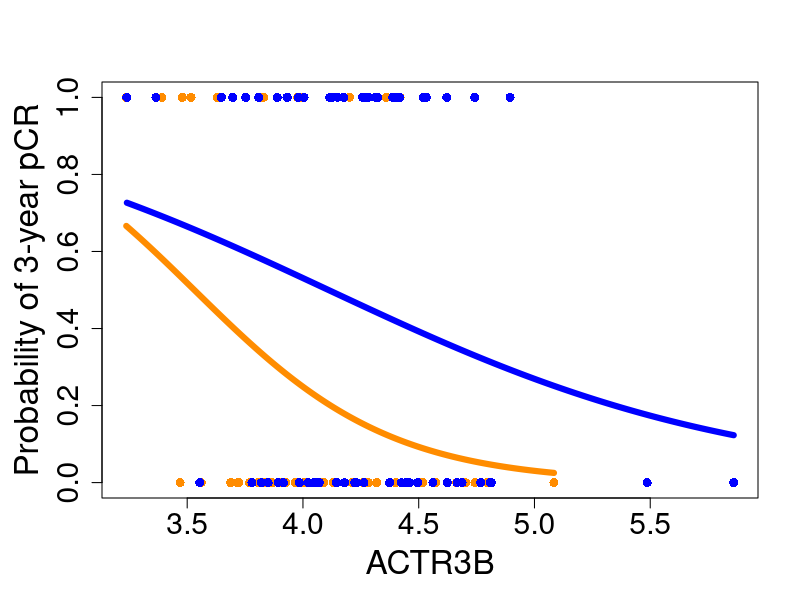

Source code (R):
# define expit() function
expit <- function(x) {
    return(exp(x) / (1 + exp(x)))
}

# load data
pcr <- read.csv("Data/pcr_HER2_positive.csv", header=TRUE)$pcr.num
treatment <- read.csv("Data/treatment_HER2_positive.csv", header=TRUE)$treatment.num
probes <- read.csv("Data/gse_50948_9_probes_HER2_positive_enriched.csv", header=TRUE)
ACTR3B <- probes$ACTR3B

# fit logistic regression and store predicted values
logistic.ACTR3B <-  glm(pcr~ACTR3B * treatment, family="binomial")
coef.logistic.ACTR3B <- coef(logistic.ACTR3B)
ACTR3B.control <- seq(from=min(ACTR3B[treatment==0]), to=max(ACTR3B[treatment==0]), length.out=1000)
ACTR3B.treatment <- seq(from=min(ACTR3B[treatment==1]), to=max(ACTR3B[treatment==1]), length.out=1000)
predicted.control <- expit(coef(logistic.ACTR3B)["(Intercept)"] + coef(logistic.ACTR3B)["ACTR3B"] * ACTR3B.control)
predicted.treatment <- expit(coef(logistic.ACTR3B)["(Intercept)"] + coef(logistic.ACTR3B)["ACTR3B"] * ACTR3B.treatment +
                               coef(logistic.ACTR3B)["treatment"] +
                               coef(logistic.ACTR3B)["ACTR3B:treatment"] * ACTR3B.treatment)

# make plot
png("Plots/logistic_regression_ACTR3B.png", width=480, height=480)
par(mar=c(5.1, 5.1, 4.1, 2.1))
plot(ACTR3B[treatment==0], pcr[treatment==0], col="DarkOrange", type="p", pch=16,
      xlab="ACTR3B", ylab="Probability of 3-year pCR", ylim=c(0, 1), xlim=c(min(ACTR3B), max(ACTR3B)), cex=1.2, cex.lab=2, cex.axis=1.8)
points(ACTR3B[treatment==1], pcr[treatment==1], col="blue", type="p", cex=1.2, pch=16)
lines(ACTR3B.control, predicted.control, type="l", col="DarkOrange", lwd=6)
lines(ACTR3B.treatment, predicted.treatment, type="l", col="blue", lwd=6)
dev.off()

